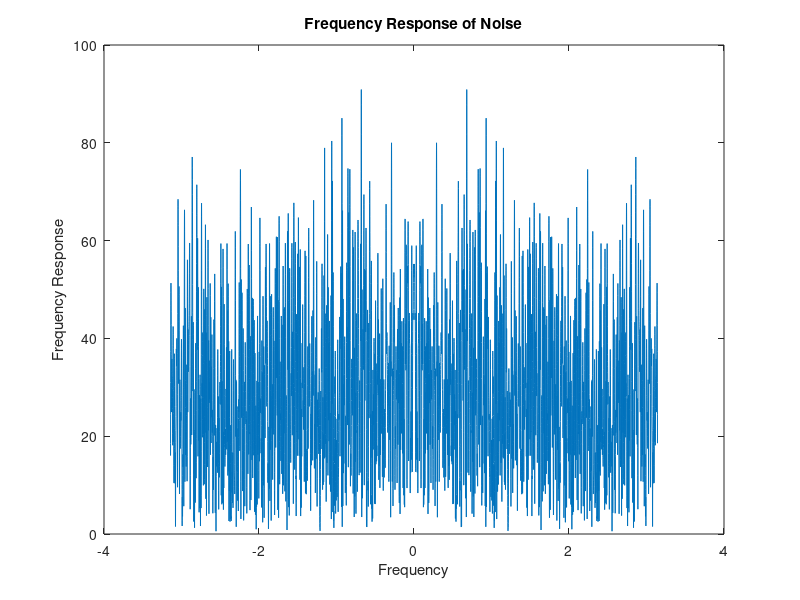
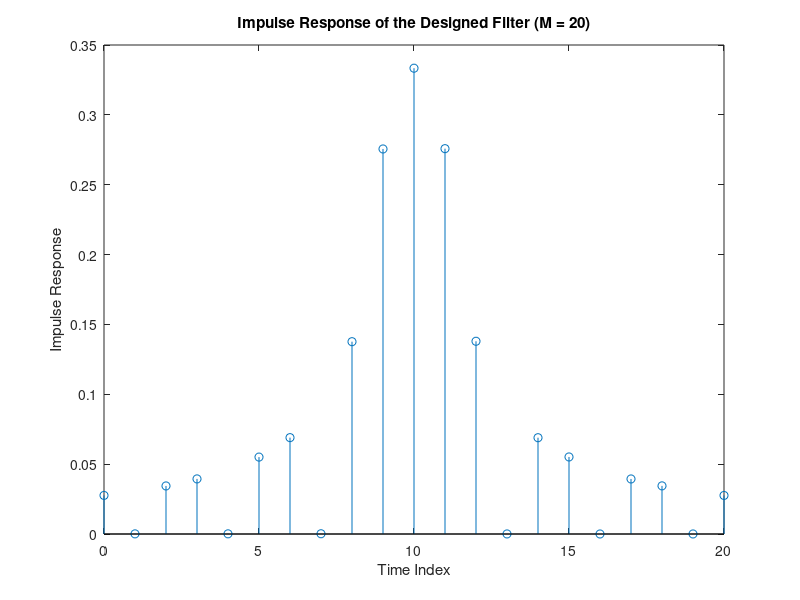
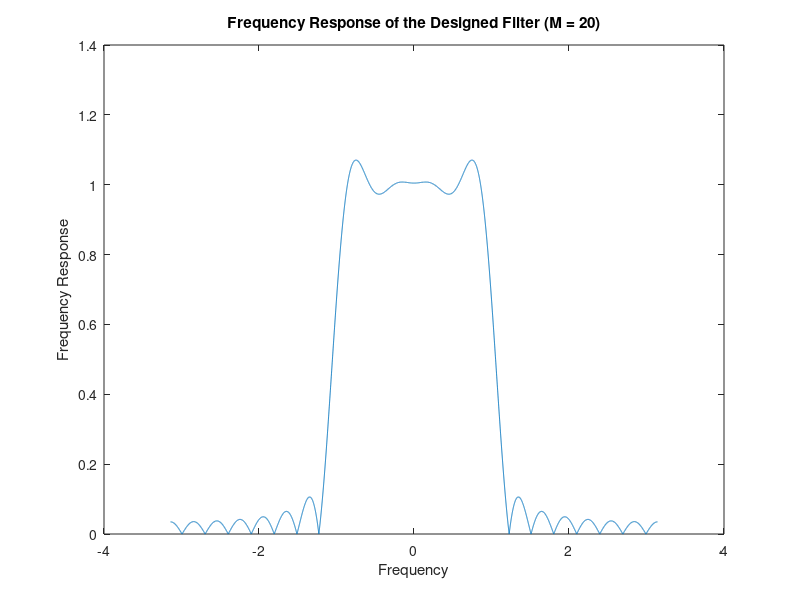
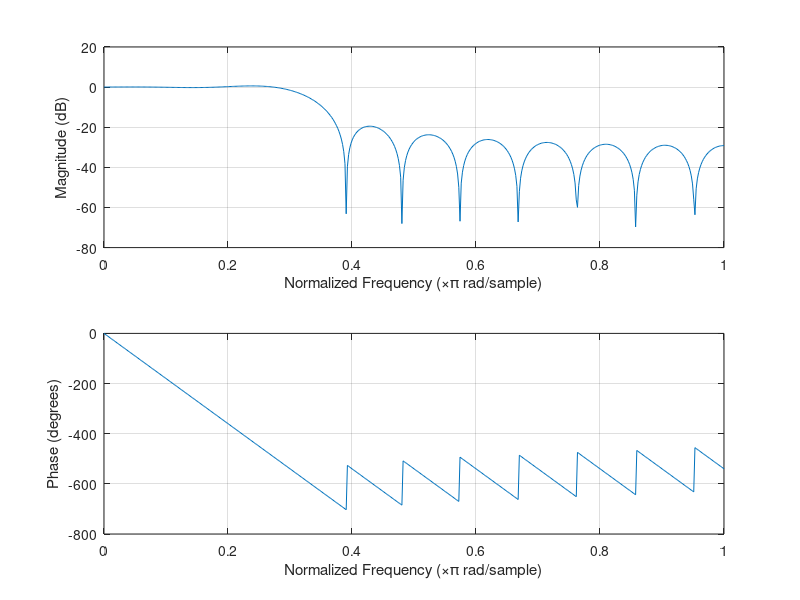

MATLAB code to generate these figures, in order:
clear;
% Part 1: The truncation method of FIR design
%% (a) (b) (c) (d)
num_samples = 10000;
w_c = pi/3; % cutoff frequency
f_c = w_c/(2*pi);
t_id = 1; % ideal group delay
w = linspace(-pi,pi,num_samples);
M_values = [20, 50, 150]; % filter orders
noise = wgn(1000, 1, 1);
noise_DFT = fft(noise, num_samples);
figure;
plot(w,abs(noise_DFT));
xlabel('Frequency')
ylabel('Frequency Response')
title('Frequency Response of Noise')
for M = M_values
    N = M + 1; % number of samples
    % design ideal filter
    H_id = exp(-1j*0.5*w*(N-1)); % ideal frequency response
    H_id(abs(w) > w_c) = 0; % set values after w_c to 0
    h_id = ifft(H_id); % ideal impulse response
    % truncation method
    n = 0:N-1;
    h = h_id(1:N); % truncation (rectangular window)
    figure;
    stem(n,abs(h));
    xlabel('Time Index')
    ylabel('Impulse Response')
    title(['Impulse Response of the Designed Filter (M = ' num2str(M) ')'])
    
    H = fft(h, num_samples); % frequency response of truncated filter
    figure;
    plot(w,abs(H));
    xlabel('Frequency')
    ylabel('Frequency Response')
    title(['Frequency Response of the Designed Filter (M = ' num2str(M) ')'])
    figure;
    plot(w,unwrap(angle(H)));
    xlabel('Frequency')
    ylabel('Phase of Frequency Response')
    title(['Phase of Frequency Response of the Designed Filter (M = ' num2str(M) ')'])
    
    %design filter using firls()
    b = firls(M, [0, 1/3, 1/3, 1], [1, 1, 0, 0]); % filter design using firls
    freqz(b,1)
    % filter noise using conv()
    h_noise = conv(h, noise);
    H_noise = fft(h_noise, num_samples);
    figure;
    plot(w,abs(H_noise));
    xlabel('Frequency')
    ylabel('Frequency Response')
    title(['Frequency Response of Noise After Filter Using conv() (M = ' num2str(M) ')'])
    % filter noise using filter()
    h_noise = filter(h, 1, noise);
    H_noise = fft(h_noise, num_samples);
    figure;
    plot(w,abs(H_noise));
    xlabel('Frequency')
    ylabel('Frequency Response')
    title(['Frequency Response of Noise After Filter Using filter() (M = ' num2str(M) ')'])
end
%%  (e)
 
